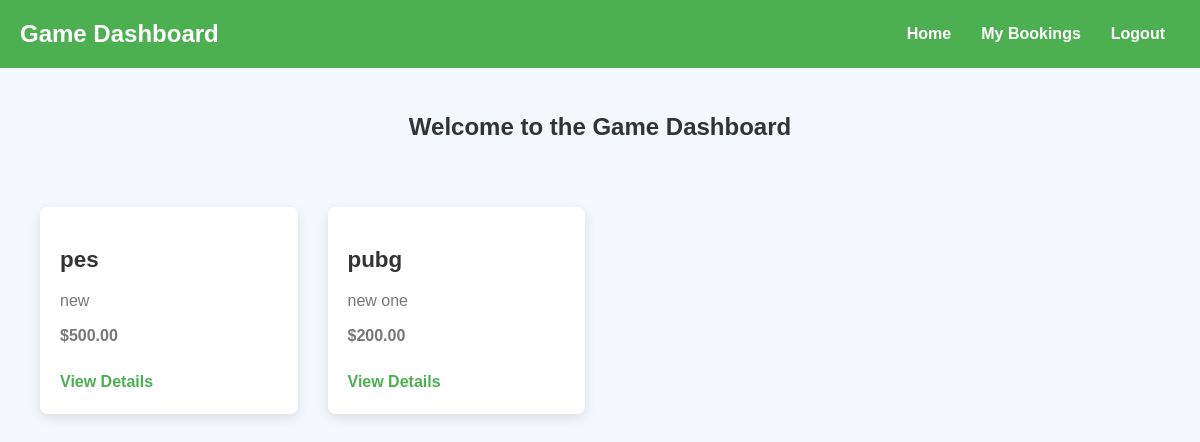
The app's page /user_home (signed in) with its own data.
### app/models.py (models this page shows, shortened)
class Game(models.Model):
    g_id = models.CharField(max_length=20, unique=True)
    title = models.CharField(max_length=100)
    description = models.TextField()
    release_date = models.DateField()
    price = models.DecimalField(max_digits=10, decimal_places=2)
    image = models.FileField()

### app/views.py (the view)
# urls.py: path('user_home', views.user_home, name='user_home'),
def user_home(req):
    if 'user' in req.session:
        games = Game.objects.all()
        return render(req, 'user/home.html', {'games': games})
    return redirect('game_login')  # Redirect to login if no user session

### templates/user/home.html (shortened to what this page needs)
<!DOCTYPE html>
<html lang="en">
<head>
</head>
<body>
    <nav class="navbar">
        <a href="{% url 'user_home' %}" class="logo">Game Dashboard</a>
        <ul class="nav-links">
            <li><a href="{% url 'user_home' %}">Home</a></li>
            <li><a href="{% url 'my_bookings' %}">My Bookings</a></li>
            <li><a href="{% url 'game_logout' %}">Logout</a></li>
        </ul>
    </nav>
    <h2>Welcome to the Game Dashboard</h2>
    <div class="game-list">
        {% if games %}
            {% for game in games %}
                <div class="game-item">
                    <h3>{{ game.title }}</h3>
                    <p>{{ game.description }}</p>
                    <p class="price">${{ game.price }}</p>
                    <a href="{% url 'view_game' game.id %}">View Details</a>
                </div>
            {% endfor %}
        {% else %}
            <p>No games available at the moment.</p>
        {% endif %}
    </div>
</body>
</html>

### templates/user/home.html (style rules this page uses)
* { margin: 0; padding: 0; box-sizing: border-box; }
body { font-family: Arial, sans-serif; background-color: #f4f7fc; color: #333; line-height: 1.6; }
.navbar { display: flex; justify-content: space-between; align-items: center; background-color: #4CAF50; padding: 15px 20px; }
.navbar .logo { font-size: 1.5rem; font-weight: bold; color: white; text-decoration: none; }
.navbar .nav-links { list-style: none; display: flex; }
.navbar .nav-links li { margin: 0 15px; }
.navbar .nav-links a { text-decoration: none; color: white; font-size: 1rem; font-weight: bold; transition: color 0.3s ease; }
h2 { text-align: center; padding: 20px; margin-top: 20px; color: #333; }
.game-list { display: grid; grid-template-columns: repeat(auto-fill, minmax(250px, 1fr)); gap: 30px; padding: 40px; }
.game-item { background-color: white; padding: 20px; border-radius: 8px; box-shadow: 0 4px 12px rgba(0, 0, 0, 0.1); transition: transform 0.3s ease, box-shadow 0.3s ease; }
.game-item h3 { font-size: 1.4rem; margin-top: 15px; color: #333; }
.game-item p { font-size: 1rem; margin: 10px 0; color: #777; }
.price { font-size: 1.2rem; font-weight: bold; color: #4CAF50; margin-bottom: 15px; }
.game-item a { text-decoration: none; color: #4CAF50; font-weight: bold; margin-top: 10px; display: inline-block; }

### records on screen
Game: title "pes", description "new", price "500.00"
Game: title "pubg", description "new one", price "200.00"
